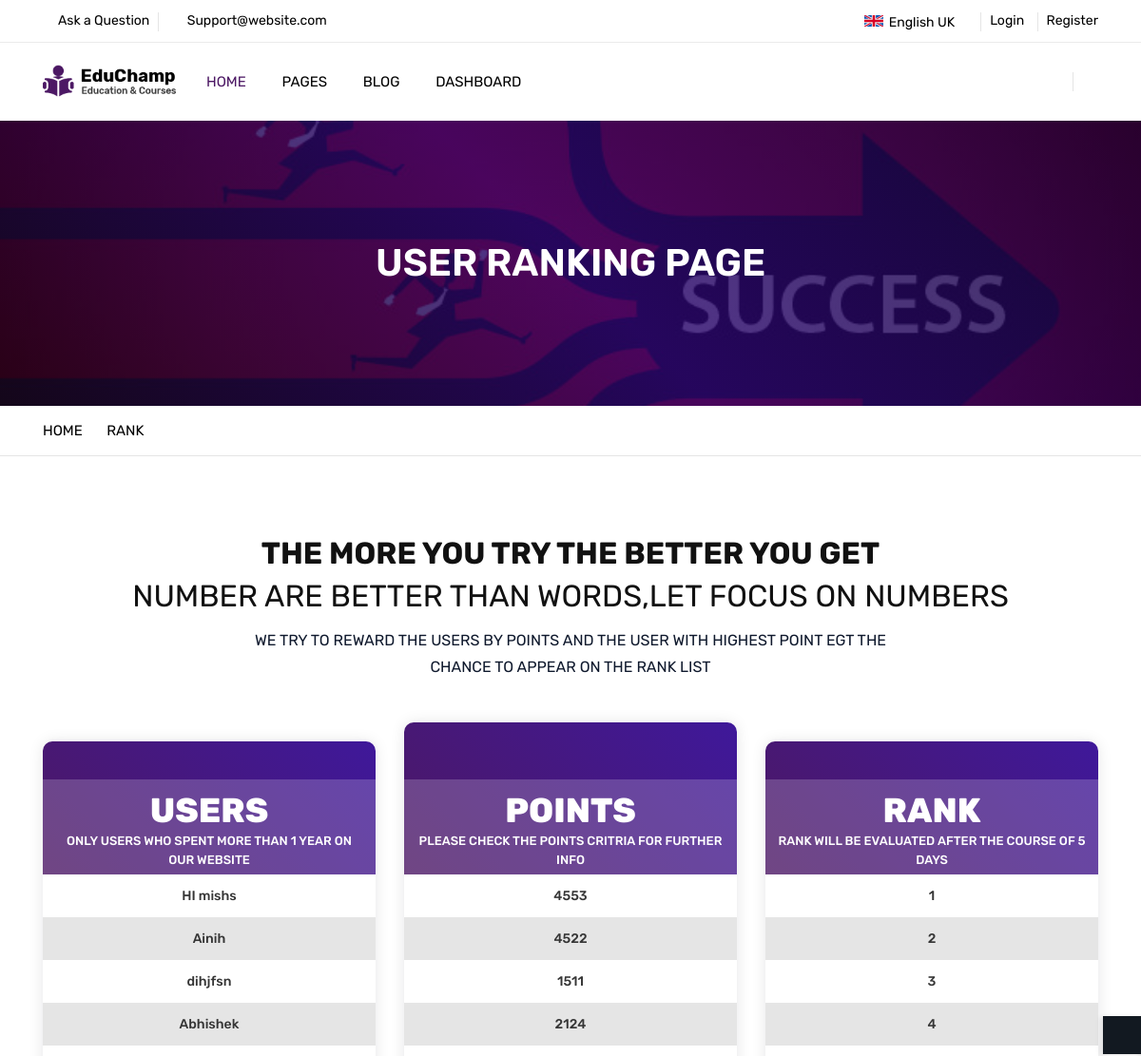
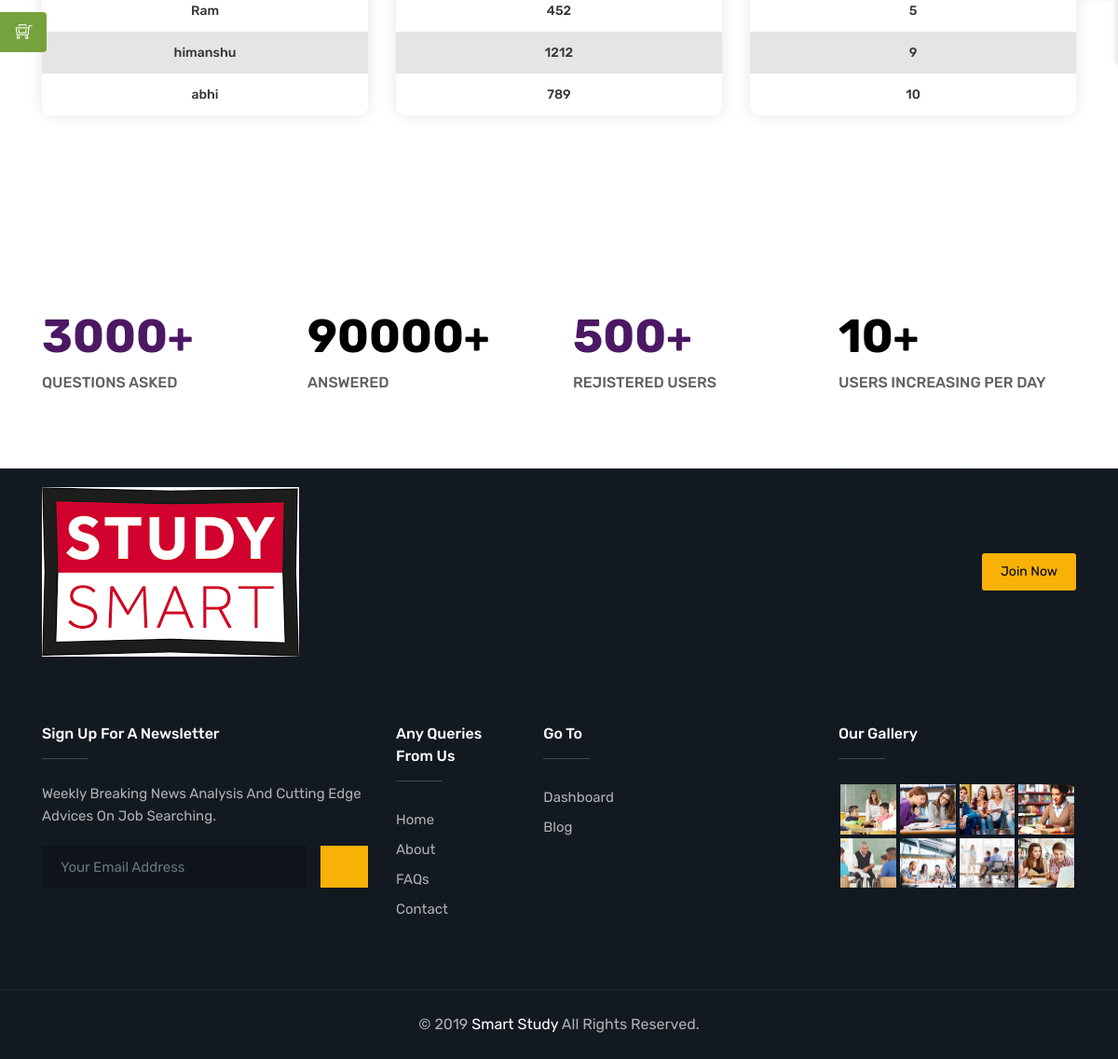
/rank/, run on the app's committed database (2 pictures, top to bottom).
### core/models.py (models this page shows)
class Rank(models.Model):
    name = models.CharField(max_length=100)
    points = models.CharField(max_length=100)
    rank = models.CharField(max_length=10)

### core/views.py (the view)
# urls.py: path('rank/',rank),
def rank(request):
    rank_value = Rank.objects.all()
    return render(request, 'rank.html',{'rank_value': rank_value})

### templates/rank.html (shortened to what this page needs)
{% load static %}
<!DOCTYPE html>
<html lang="en">
<head>
	<link rel="stylesheet" type="text/css" href="{% static 'assets/css/assets.css' %}">
	<link rel="stylesheet" type="text/css" href="{% static 'assets/css/typography.css' %}">
	<link rel="stylesheet" type="text/css" href="{% static 'assets/css/shortcodes/shortcodes.css' %}">
	<link rel="stylesheet" type="text/css" href="{% static 'assets/css/style.css' %}">
	<link class="skin" rel="stylesheet" type="text/css" href="{% static 'assets/css/color/color-1.css' %}">
</head>
<body id="bg">
<div class="page-wraper">
    <header class="header rs-nav">
		<div class="top-bar">
			<div class="container">
				<div class="row d-flex justify-content-between">
					<div class="topbar-left">
						<ul>
							<li><a href="faq-1.html"><i class="fa fa-question-circle"></i>Ask a Question</a></li>
							<li><a href="javascript:;"><i class="fa fa-envelope-o"></i>Support@website.com</a></li>
						</ul>
					</div>
					<div class="topbar-right">
						<ul>
							<li>
								<select class="header-lang-bx">
									<option data-icon="flag flag-uk">English UK</option>
								</select>
							</li>
							<li><a href="login.html">Login</a></li>
							<li><a href="register.html">Register</a></li>
						</ul>
					</div>
				</div>
			</div>
		</div>
		<div class="sticky-header navbar-expand-lg">
            <div class="menu-bar clearfix">
                <div class="container clearfix">
					<div class="menu-logo">
						<a href="index.html"><img src="assets/images/logo.png" alt=""></a>
					</div>
                    <div class="secondary-menu">
                        <div class="secondary-inner">
                            <ul>
								<li><a href="javascript:;" class="btn-link"><i class="fa fa-facebook"></i></a></li>
								<li><a href="javascript:;" class="btn-link"><i class="fa fa-google-plus"></i></a></li>
								<li><a href="javascript:;" class="btn-link"><i class="fa fa-linkedin"></i></a></li>
								<li class="search-btn"><button id="quik-search-btn" type="button" class="btn-link"><i class="fa fa-search"></i></button></li>
							</ul>
						</div>
                    </div>
                    <div class="menu-links navbar-collapse collapse justify-content-start" id="menuDropdown">
                        <ul class="nav navbar-nav">
							<li class="active"><a href="javascript:;">Home <i class="fa fa-chevron-down"></i></a>
							</li>
							<li><a href="javascript:;">Pages <i class="fa fa-chevron-down"></i></a>
							</li>
							<li><a href="javascript:;">Blog <i class="fa fa-chevron-down"></i></a>
							</li>
							<li class="nav-dashboard"><a href="javascript:;">Dashboard <i class="fa fa-chevron-down"></i></a>
							</li>
						</ul>
                    </div>
                </div>
            </div>
        </div>
    </header>
    <div class="page-content bg-white">
        <div class="page-banner ovbl-dark" style="background-image:url(/static/assets/images/banner/success.jpg);">
            <div class="container">
                <div class="page-banner-entry">
                    <h1 class="text-white">USER RANKING PAGE </h1>
				 </div>
            </div>
        </div>
		<div class="breadcrumb-row">
			<div class="container">
				<ul class="list-inline">
					<li><a href="index.html">HOME</a></li>
					<li>RANK</li>
				</ul>
			</div>
		</div>
		<div class="content-block">
			<div class="section-area section-sp2">
                <div class="container">
					<div class="row">
						<div class="col-md-12 heading-bx text-center">
							<h2 class="title-head text-uppercase m-b0">THE MORE YOU TRY THE BETTER YOU GET <br/> <span>NUMBER ARE BETTER THAN WORDS,LET FOCUS ON NUMBERS </span></h2>
							<p>WE TRY TO REWARD THE USERS BY POINTS AND THE USER WITH  HIGHEST POINT EGT THE CHANCE  TO APPEAR ON THE RANK LIST</p>
						</div>
					</div>
					 <div class="pricingtable-row">
						<div class="row">
							<div class="col-sm-12 col-md-4 col-lg-4 m-b40">
								<div class="pricingtable-wrapper">
									<div class="pricingtable-inner">
										<div class="pricingtable-main">
											<div class="pricingtable-price">
											</div>
											<div class="pricingtable-title">
												<h1>users</h1>
												<p>only users who spent more than 1 year on our website</p>
											</div>
										</div>
										<ul class="pricingtable-features">
											{% for i in rank_value %}
											<li>{{i.name}}</li>
											{% endfor %}
										</ul>
									</div>
								</div>
							</div>
							<div class="col-sm-12 col-md-4 col-lg-4 m-b40">
								<div class="pricingtable-wrapper">
									<div class="pricingtable-inner pricingtable-highlight">
										<div class="pricingtable-main">
											<div class="pricingtable-price">
											</div>
											<div class="pricingtable-title">
												<h1>POINTS</h1>
												<p>Please check the points critria for further info</p>
											</div>
										</div>
										<ul class="pricingtable-features">
												{% for i in rank_value %}
												<li>{{i.points}}</li>
												{% endfor %}
										</ul>
									</div>
								</div>
							</div>
							<div class="col-sm-12 col-md-4 col-lg-4 m-b40">
								<div class="pricingtable-wrapper">
									<div class="pricingtable-inner">
										<div class="pricingtable-main">
											<div class="pricingtable-price">
											</div>
											<div class="pricingtable-title">
												<h1>RANK</h1>
												<p>Rank will be evaluated after the course of 5 days</p>
											</div>
										</div>
										<ul class="pricingtable-features">
												{% for i in rank_value %}
												<li>{{i.rank}}</li>
												{% endfor %}
										</ul>
									</div>
								</div>
							</div>
						</div>
					</div>
				</div>
            </div>
			<div class="section-area content-inner section-sp1">
                <div class="container">
                    <div class="section-content">
                         <div class="row">
                            <div class="col-lg-3 col-md-6 col-sm-6 col-6 m-b30">
                                <div class="counter-style-1">
                                    <div class="text-primary">
										<span class="counter">3000</span><span>+</span>
									</div>
									<span class="counter-text">QUESTIONS ASKED</span>
                                </div>
                            </div>
                            <div class="col-lg-3 col-md-6 col-sm-6 col-6 m-b30">
                                <div class="counter-style-1">
									<div class="text-black">
										<span class="counter">90000</span><span>+</span>
									</div>
									<span class="counter-text">ANSWERED</span>
								</div>
                            </div>
                            <div class="col-lg-3 col-md-6 col-sm-6 col-6 m-b30">
                                <div class="counter-style-1">
									<div class="text-primary">
										<span class="counter">500</span><span>+</span>
									</div>
									<span class="counter-text">REJISTERED USERS</span>
								</div>
                            </div>
                            <div class="col-lg-3 col-md-6 col-sm-6 col-6 m-b30">
                                <div class="counter-style-1">
									<div class="text-black">
										<span class="counter">10</span><span>+</span>
									</div>
									<span class="counter-text">USERS INCREASING PER DAY</span>
								</div>
                            </div>
                        </div>
                    </div>
                </div>
            </div>
    </div>
    <footer>
        <div class="footer-top">
			<div class="pt-exebar">
				<div class="container">
					<div class="d-flex align-items-stretch">
						<div class="pt-logo mr-auto">
							<a href="index.html"><img src="assets/images/smartlogo.png" alt=""/></a>
						</div>
						<div class="pt-social-link">
							<ul class="list-inline m-a0">
								<li><a href="#" class="btn-link"><i class="fa fa-facebook"></i></a></li>
								<li><a href="#" class="btn-link"><i class="fa fa-twitter"></i></a></li>
								<li><a href="#" class="btn-link"><i class="fa fa-linkedin"></i></a></li>
								<li><a href="#" class="btn-link"><i class="fa fa-google-plus"></i></a></li>
							</ul>
						</div>
						<div class="pt-btn-join">
							<a href="#" class="btn ">Join Now</a>
						</div>
					</div>
				</div>
			</div>
            <div class="container">
                <div class="row">
					<div class="col-lg-4 col-md-12 col-sm-12 footer-col-4">
                        <div class="widget">
                            <h5 class="footer-title">Sign Up For A Newsletter</h5>
							<p class="text-capitalize m-b20">Weekly Breaking news analysis and cutting edge advices on job searching.</p>
                            <div class="subscribe-form m-b20">
								<form class="subscription-form" action="assets/script/mailchamp.php" method="post">
									<div class="input-group">
										<input name="email" required="required"  class="form-control" placeholder="Your Email Address" type="email">
										<span class="input-group-btn">
											<button name="submit" value="Submit" type="submit" class="btn"><i class="fa fa-arrow-right"></i></button>
										</span>
									</div>
								</form>
							</div>
                        </div>
                    </div>
					<div class="col-12 col-lg-5 col-md-7 col-sm-12">
						<div class="row">
							<div class="col-4 col-lg-4 col-md-4 col-sm-4">
								<div class="widget footer_widget">
									<h5 class="footer-title">any queries from us</h5>
									<ul>
										<li><a href="index.html">Home</a></li>
										<li><a href="about-1.html">About</a></li>
										<li><a href="faq-1.html">FAQs</a></li>
										<li><a href="contact-1.html">Contact</a></li>
									</ul>
								</div>
							</div>
							<div class="col-4 col-lg-4 col-md-4 col-sm-4">
								<div class="widget footer_widget">
									<h5 class="footer-title">go to</h5>
									<ul>
										<li><a href="../admin/index.html">Dashboard</a></li>
										<li><a href="blog-classic-grid.html">Blog</a></li>
									</ul>
								</div>
							</div>
						</div>
                    </div>
					<div class="col-12 col-lg-3 col-md-5 col-sm-12 footer-col-4">
                        <div class="widget widget_gallery gallery-grid-4">
                            <h5 class="footer-title">Our Gallery</h5>
                            <ul class="magnific-image">
								<li><a href="assets/images/gallery/pic1.jpg" class="magnific-anchor"><img src="{% static 'assets/images/gallery/pic1.jpg' %}" alt=""></a></li>
								<li><a href="assets/images/gallery/pic2.jpg" class="magnific-anchor"><img src="{% static 'assets/images/gallery/pic2.jpg' %}" alt=""></a></li>
								<li><a href="assets/images/gallery/pic3.jpg" class="magnific-anchor"><img src="{% static 'assets/images/gallery/pic3.jpg' %}" alt=""></a></li>
								<li><a href="assets/images/gallery/pic4.jpg" class="magnific-anchor"><img src="{% static 'assets/images/gallery/pic4.jpg' %}" alt=""></a></li>
								<li><a href="assets/images/gallery/pic5.jpg" class="magnific-anchor"><img src="{% static 'assets/images/gallery/pic5.jpg' %}" alt=""></a></li>
								<li><a href="assets/images/gallery/pic6.jpg" class="magnific-anchor"><img src="{% static 'assets/images/gallery/pic6.jpg' %}" alt=""></a></li>
								<li><a href="assets/images/gallery/pic7.jpg" class="magnific-anchor"><img src="{% static 'assets/images/gallery/pic7.jpg' %}" alt=""></a></li>
								<li><a href="assets/images/gallery/pic8.jpg" class="magnific-anchor"><img src="{% static 'assets/images/gallery/pic8.jpg' %}" alt=""></a></li>
							</ul>
                        </div>
                    </div>
                </div>
            </div>
        </div>
        <div class="footer-bottom">
            <div class="container">
                <div class="row">
                    <div class="col-lg-12 col-md-12 col-sm-12 text-center"> © 2019 <span class="text-white">Smart Study</span>  All Rights Reserved.</div>
                </div>
            </div>
        </div>
    </footer>
</div>
</body>
</html>

### data on the page
Rank: name "HI mishs", points "4553", rank "1"
Rank: name "Ainih", points "4522", rank "2"
Rank: name "dihjfsn", points "1511", rank "3"
Rank: name "Abhishek", points "2124", rank "4"
Rank: name "Ram", points "452", rank "5"
Rank: name "himanshu", points "1212", rank "9"
Rank: name "abhi", points "789", rank "10"
